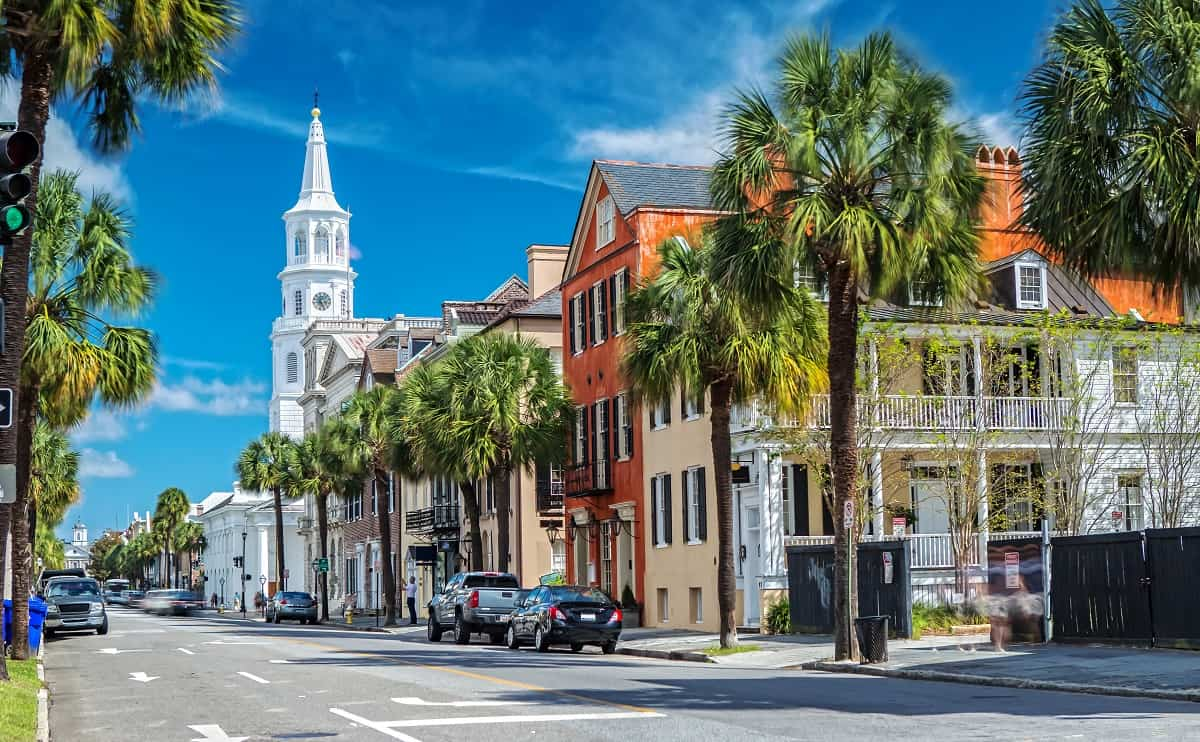
#> input picture Color Detection Project/image.jpg, 1200 x 742 px
$ jupyter execute 'regex project.ipynb'
#> lines starting #> are read from the running program, lines starting #| are printed output that depends on the picture
# Color Detection in Image

[cell 1]
import cv2
import numpy as np
import pandas as pd
import argparse

[cell 2]
img_path = "image.jpg"

[cell 3]
try:
    ap = argparse.ArgumentParser()
    ap.add_argument('-i', '--image', required=True, help="Image Path")
    args = vars(ap.parse_args())
    img_path = args['image']
except:
    pass

img = cv2.imread(img_path)
#> img is the input picture: shape (742, 1200, 3); mean B, G, R 122.4, 119.5, 93

clicked = False
r = g = b = xpos = ypos = 0

index = ["color", "color_name", "hex", "R", "G", "B"]
csv = pd.read_csv('colors.csv', names=index, header=None)
#> (reads Color Detection Project/colors.csv from the repository)

def getColorName(R, G, B):
    minimum = 10000
    for i in range(len(csv)):
        d = abs(R - int(csv.loc[i, "R"])) + abs(G - int(csv.loc[i, "G"])) + abs(B - int(csv.loc[i, "B"]))
        if (d <= minimum):
            minimum = d
            cname = csv.loc[i, "color_name"]
    return cname


def draw_function(event, x, y, flags, param):
    if event == cv2.EVENT_MOUSEMOVE:
        global b, g, r, xpos, ypos, clicked
        xpos = x
        ypos = y
        b, g, r = img[y, x]
        b = int(b)
        g = int(g)
        r = int(r)


cv2.namedWindow('image')
cv2.setMouseCallback('image', draw_function)

while (1):

    cv2.imshow("image", img)

    cv2.rectangle(img, (20, 20), (750, 60), (b, g, r), -1)

    text = getColorName(r, g, b) + ' R=' + str(r) + ' G=' + str(g) + ' B=' + str(b)

    cv2.putText(img, text, (50, 50), 2, 0.8, (255, 255, 255), 2, cv2.LINE_AA)
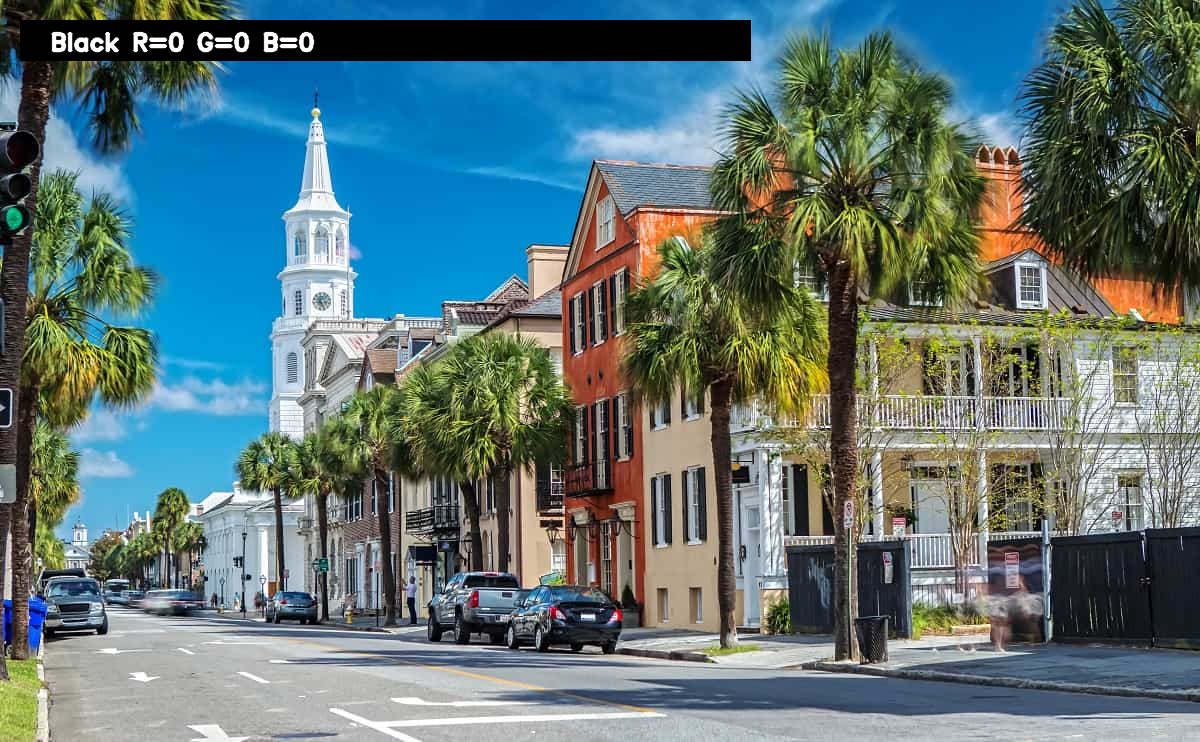
#> img: shape (742, 1200, 3); mean B, G, R 118.2, 116.7, 92.7

    if r + g + b >= 600:
        cv2.putText(img, text, (50, 50), 2, 0.8, (0, 0, 0), 2, cv2.LINE_AA)

    if cv2.waitKey(20) & 0xFF == 27:
#> (key Esc is pressed here)
        break

cv2.destroyAllWindows()
